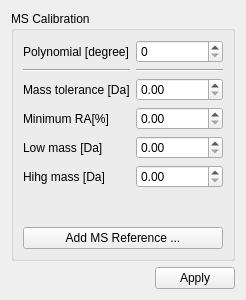
<?xml version="1.0" encoding="UTF-8"?>
<ui version="4.0">
 <class>MSCalibrateForm</class>
 <widget class="QWidget" name="MSCalibrateForm">
  <property name="geometry">
   <rect>
    <x>0</x>
    <y>0</y>
    <width>246</width>
    <height>300</height>
   </rect>
  </property>
  <property name="windowTitle">
   <string>Form</string>
  </property>
  <layout class="QVBoxLayout" name="verticalLayout_2">
   <item>
    <layout class="QVBoxLayout" name="verticalLayout">
     <item>
      <widget class="QGroupBox" name="groupBox">
       <property name="title">
        <string>MS Calibration</string>
       </property>
       <layout class="QVBoxLayout" name="verticalLayout_3">
        <item>
         <layout class="QGridLayout" name="gridLayout">
          <item row="3" column="1">
           <widget class="QDoubleSpinBox" name="doubleSpinBox_2"/>
          </item>
          <item row="4" column="1">
           <widget class="QDoubleSpinBox" name="doubleSpinBox_3"/>
          </item>
          <item row="2" column="0">
           <widget class="QLabel" name="label_2">
            <property name="text">
             <string>Mass tolerance [Da]</string>
            </property>
           </widget>
          </item>
          <item row="2" column="1">
           <widget class="QDoubleSpinBox" name="doubleSpinBox"/>
          </item>
          <item row="3" column="0">
           <widget class="QLabel" name="label_3">
            <property name="text">
             <string>Minimum RA[%]</string>
            </property>
           </widget>
          </item>
          <item row="0" column="1">
           <widget class="QSpinBox" name="spinBox"/>
          </item>
          <item row="0" column="0">
           <widget class="QLabel" name="label">
            <property name="text">
             <string>Polynomial [degree]</string>
            </property>
           </widget>
          </item>
          <item row="1" column="1">
           <widget class="Line" name="line_2">
            <property name="orientation">
             <enum>Qt::Horizontal</enum>
            </property>
           </widget>
          </item>
          <item row="1" column="0">
           <widget class="Line" name="line">
            <property name="orientation">
             <enum>Qt::Horizontal</enum>
            </property>
           </widget>
          </item>
          <item row="5" column="1">
           <widget class="QDoubleSpinBox" name="doubleSpinBox_4"/>
          </item>
          <item row="4" column="0">
           <widget class="QLabel" name="label_4">
            <property name="text">
             <string>Low mass [Da]</string>
            </property>
           </widget>
          </item>
          <item row="5" column="0">
           <widget class="QLabel" name="label_5">
            <property name="text">
             <string>Hihg mass [Da]</string>
            </property>
           </widget>
          </item>
         </layout>
        </item>
        <item>
         <spacer name="verticalSpacer">
          <property name="orientation">
           <enum>Qt::Vertical</enum>
          </property>
          <property name="sizeHint" stdset="0">
           <size>
            <width>20</width>
            <height>40</height>
           </size>
          </property>
         </spacer>
        </item>
        <item>
         <widget class="QPushButton" name="pushButton">
          <property name="text">
           <string>Add MS Reference ...</string>
          </property>
         </widget>
        </item>
       </layout>
      </widget>
     </item>
    </layout>
   </item>
   <item>
    <widget class="QDialogButtonBox" name="buttonBox">
     <property name="standardButtons">
      <set>QDialogButtonBox::Apply</set>
     </property>
    </widget>
   </item>
  </layout>
 </widget>
 <resources/>
 <connections/>
</ui>
